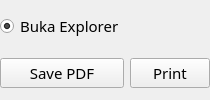
       <widget class="QWidget" name="widget_9" native="true">
        <property name="font">
         <font>
          <family>Aptos Narrow</family>
          <pointsize>11</pointsize>
         </font>
        </property>
        <layout class="QGridLayout" name="gridLayout_3">
         <property name="leftMargin">
          <number>0</number>
         </property>
         <property name="topMargin">
          <number>0</number>
         </property>
         <property name="rightMargin">
          <number>0</number>
         </property>
         <property name="bottomMargin">
          <number>0</number>
         </property>
         <item row="1" column="0">
          <widget class="QPushButton" name="btn_save_pdf">
           <property name="minimumSize">
            <size>
             <width>0</width>
             <height>30</height>
            </size>
           </property>
           <property name="font">
            <font>
             <family>Aptos Narrow</family>
             <pointsize>11</pointsize>
            </font>
           </property>
           <property name="text">
            <string>Save PDF</string>
           </property>
          </widget>
         </item>
         <item row="1" column="1">
          <widget class="QPushButton" name="btn_print">
           <property name="minimumSize">
            <size>
             <width>0</width>
             <height>30</height>
            </size>
           </property>
           <property name="font">
            <font>
             <family>Aptos Narrow</family>
             <pointsize>11</pointsize>
            </font>
           </property>
           <property name="text">
            <string>Print</string>
           </property>
          </widget>
         </item>
         <item row="0" column="0">
          <widget class="QRadioButton" name="radio_open_pdf">
           <property name="text">
            <string>Buka Explorer</string>
           </property>
           <property name="checked">
            <bool>true</bool>
           </property>
          </widget>
         </item>
        </layout>
       </widget>
